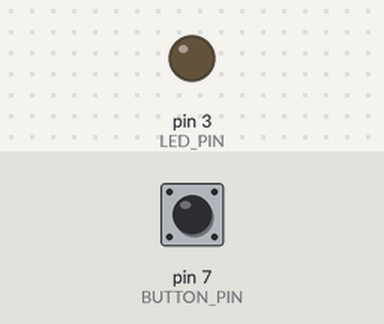
The sketch below on a simulated Arduino Uno, built with avr-gcc and run on an emulated ATmega328P. Shown: output pins drawn as LEDs (lit = HIGH). Inputs (shaded band) come from the test bench; at power-on: pin 7 (BUTTON_PIN) HIGH. What the sketch prints to the serial monitor is not drawn.

Above: at 1.2 s.
1.3 s: pin 7 (BUTTON_PIN) pulled LOW for 0.15 s
At 1.37 s:
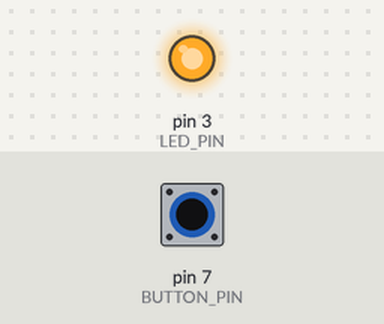
2.9 s: pin 7 (BUTTON_PIN) pulled LOW for 3.2 s
At 7.2 s:
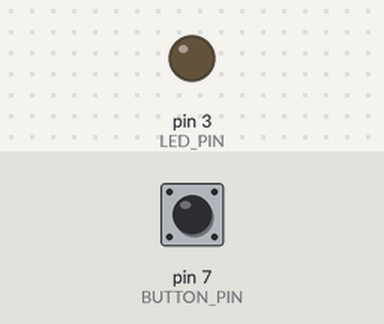
Timing chart, 0 to 8.7 s (numbered marks = the images above; inputs shaded):
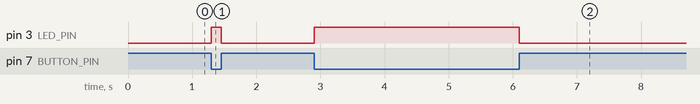

The sketch:

sketch_jun6a.ino
```cpp
// Button LED use case with ARDUINO
// 《Arduino入門》第五篇：按鍵開關的使用
// reference: https://blog.jmaker.com.tw/arduino-buttons/

const int BUTTON_PIN = 7;  // 按鍵的接腳
const int LED_PIN =  3;   // LED燈的接腳

int buttonState = 0;   // 按鈕的狀態

void setup() {
  // put your setup code here, to run once:
  Serial.begin(115200);
  pinMode(LED_PIN, OUTPUT);   //設定LED的PIN腳為輸出
  pinMode(BUTTON_PIN, INPUT_PULLUP); //設定按鈕的接腳為輸入並且用到內建的上拉電阻，因為我們要讀取它的狀態
}

void loop() {
  // put your main code here, to run repeatedly:
  Serial.println("Hello, Btn_LED exercise!!");

  buttonState = digitalRead(BUTTON_PIN);  //讀取按鍵的狀態

  if(buttonState == LOW){          //如果按鍵按了
    digitalWrite(LED_PIN, HIGH);   //LED就亮了
  }else{                           //如果按鍵是未按下
    digitalWrite(LED_PIN, LOW);    //LED就不亮
  }
}
```

Measured:
- after the input at 1.3 s, pin 3 (LED_PIN): LOW → HIGH at once, → LOW 0.15 s later
- after the input at 2.9 s, pin 3 (LED_PIN): LOW → HIGH at once, → LOW 3.2 s later
